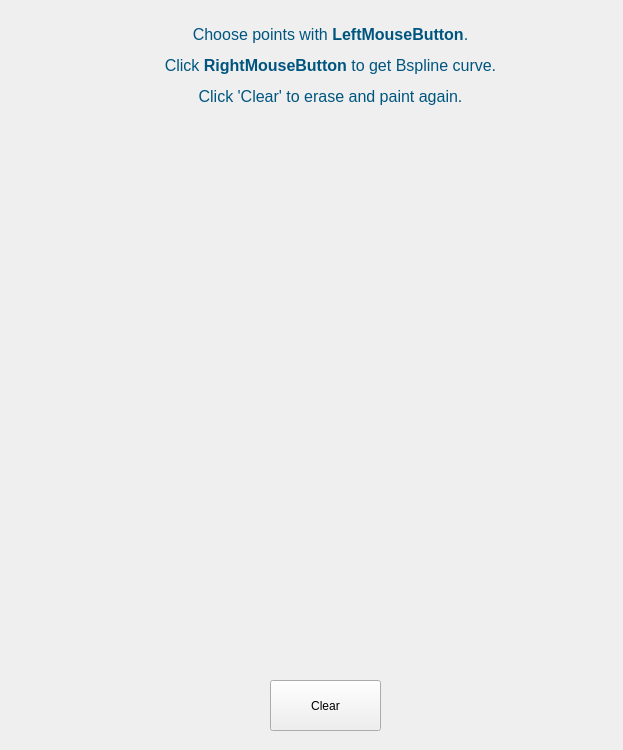
<?xml version="1.0" encoding="UTF-8"?>
<ui version="4.0">
 <class>Bspline</class>
 <widget class="QWidget" name="Bspline">
  <property name="geometry">
   <rect>
    <x>0</x>
    <y>0</y>
    <width>623</width>
    <height>750</height>
   </rect>
  </property>
  <property name="windowTitle">
   <string>Form</string>
  </property>
  <widget class="QLabel" name="Bsplinelabel">
   <property name="geometry">
    <rect>
     <x>50</x>
     <y>10</y>
     <width>561</width>
     <height>111</height>
    </rect>
   </property>
   <property name="frameShape">
    <enum>QFrame::NoFrame</enum>
   </property>
   <property name="frameShadow">
    <enum>QFrame::Sunken</enum>
   </property>
   <property name="text">
    <string>&lt;html&gt;&lt;head/&gt;&lt;body&gt;&lt;p align=&quot;center&quot;&gt;&lt;span style=&quot; font-size:12pt; color:#00557f;&quot;&gt;Choose points with &lt;/span&gt;&lt;span style=&quot; font-size:12pt; font-weight:600; color:#00557f;&quot;&gt;LeftMouseButton&lt;/span&gt;&lt;span style=&quot; font-size:12pt; color:#00557f;&quot;&gt;.&lt;/span&gt;&lt;/p&gt;&lt;p align=&quot;center&quot;&gt;&lt;span style=&quot; font-size:12pt; color:#00557f;&quot;&gt;Click&lt;/span&gt;&lt;span style=&quot; font-size:12pt; font-weight:600; color:#00557f;&quot;&gt; RightMouseButton&lt;/span&gt;&lt;span style=&quot; font-size:12pt; color:#00557f;&quot;&gt; to get Bspline curve.&lt;/span&gt;&lt;/p&gt;&lt;p align=&quot;center&quot;&gt;&lt;span style=&quot; font-size:12pt; color:#00557f;&quot;&gt;Click 'Clear' to erase and paint again.&lt;/span&gt;&lt;/p&gt;&lt;/body&gt;&lt;/html&gt;</string>
   </property>
  </widget>
  <widget class="QPushButton" name="Clear">
   <property name="geometry">
    <rect>
     <x>270</x>
     <y>680</y>
     <width>111</width>
     <height>51</height>
    </rect>
   </property>
   <property name="text">
    <string>Clear</string>
   </property>
  </widget>
 </widget>
 <resources/>
 <connections>
  <connection>
   <sender>Clear</sender>
   <signal>clicked()</signal>
   <receiver>Bspline</receiver>
   <slot>Clear_click()</slot>
   <hints>
    <hint type="sourcelabel">
     <x>343</x>
     <y>685</y>
    </hint>
    <hint type="destinationlabel">
     <x>408</x>
     <y>709</y>
    </hint>
   </hints>
  </connection>
 </connections>
 <slots>
  <slot>Clear_click()</slot>
 </slots>
</ui>
